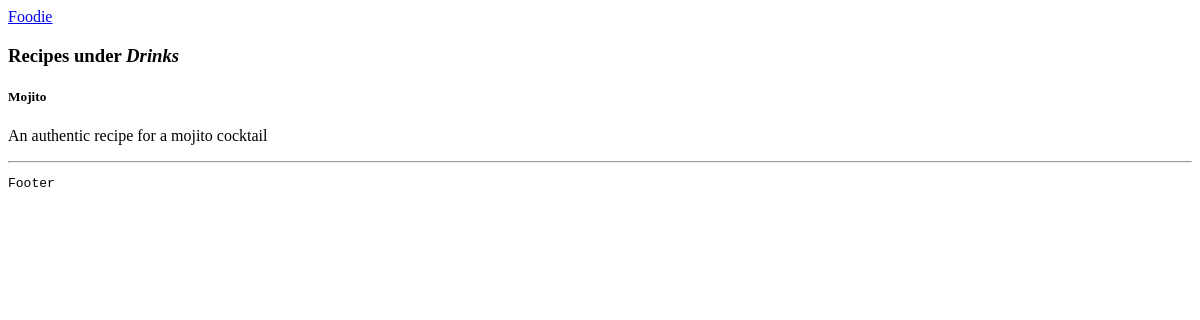
Before: /recipes/1/ with the older database file.
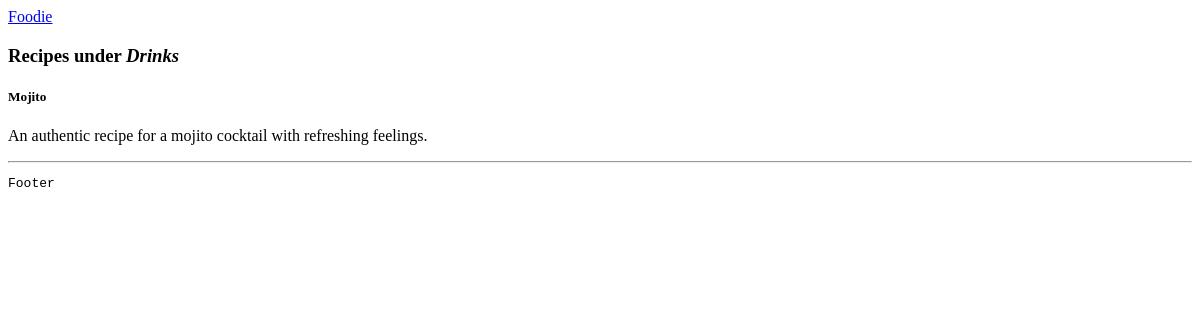
After: the same page with the newer database file.
### recipes/models.py (models this page shows, shortened)
class Recipe(models.Model):
    name = models.CharField(max_length=100)
    description = models.TextField(null=True, blank=True)
    ingredients = models.TextField()
    directions = models.TextField()
    date_added = models.DateTimeField(auto_now_add=True, null=True, blank=True)
    category = models.ForeignKey(Category, on_delete=models.CASCADE)

### foodie_app/views.py (the view)
# urls.py: path('recipes/', include('recipes.urls')),
def recipes(request, category_id):
    recipes = Recipe.objects.filter(category=category_id)
    category = Category.objects.get(pk=category_id)
    context = {"recipes": recipes, "category": category}
    return render(request, "foodie_app/recipes.html", context)

### foodie_app/models.py (called while the page is built)
    def __str__(self):
        return self.name

### foodie_app/templates/foodie_app/recipes.html
{% extends "base.html" %}
{% block content %}
    <h3>Recipes under <i>{{ category }}</i> </h3>
    <div>
        {% for recipe in recipes %}
            <div>
                <div>
                    <h5> {{ recipe.name }} </h5>
                    <p> {{ recipe.description }}</p>
                </div>
            </div>
        {% endfor %}
    </div>
{% endblock content %}

Changed rows visible on the page:
changed Recipe "Mojito": description "An authentic recipe for a mojito cocktail" → "An authentic recipe for a mojito cocktail with refreshing feelings."
